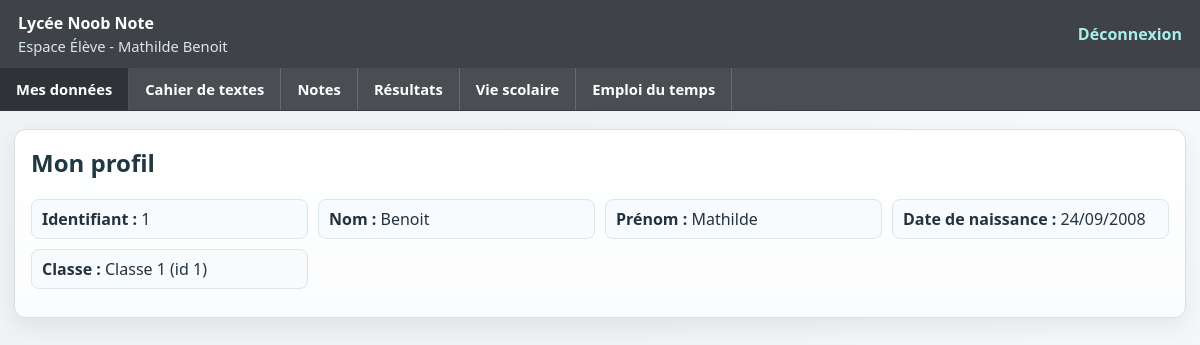
/eleve/mes-donnees (signed in), run on the app's committed database.
### tables this page shows
CREATE TABLE Eleves (
            id_eleve TEXT PRIMARY KEY,
            nom TEXT,
            prenom TEXT,
            date_naissance TEXT,
            mot_de_passe TEXT,
            id_classe INTEGER,
            FOREIGN KEY(id_classe) REFERENCES Classes(id_classe)
        );

CREATE TABLE Classes (id_classe INTEGER PRIMARY KEY, nom_classe TEXT);

### app.py (the view)
@app.route('/eleve/mes-donnees')
def eleve_mes_donnees():
    if not verifier_session_eleve():
        return redirect(url_for('login'))
    eleve = recuperer_eleve_connecte()
    infos = eleve.recuperer_infos_personnelles()
    return rendre_page_eleve('mes_donnees.html', 'mes_donnees', infos=infos)

### app.py (called while the page is built)
def verifier_session_eleve():
    if 'user' not in session:
        return False
    return session['user'].get('role') == 'ELEVE'

def recuperer_eleve_connecte():
    return Eleve(session['user']['id'], session['user']['nom'], session['user']['prenom'])

def rendre_page_eleve(template, onglet_actif, **contexte):
    return render_template(template, onglet_actif=onglet_actif, **contexte)

    def _executer(self, sql, params=(), fetch=False, commit=False):
        with sqlite3.connect(self.db_path) as conn:
            cur = conn.cursor()
            cur.execute(sql, params)
            if commit:
                conn.commit()
            return cur.fetchall() if fetch else None

    def recuperer_infos_personnelles(self):
        sql = '''SELECT Eleves.id_eleve, Eleves.nom, Eleves.prenom, Eleves.date_naissance,
                        Classes.id_classe, Classes.nom_classe
                 FROM Eleves JOIN Classes ON Eleves.id_classe = Classes.id_classe
                 WHERE Eleves.id_eleve = ?'''
        res = self._executer(sql, (self.id,), fetch=True)
        if not res:
            return None
        ligne = res[0]
        return {
            'id_eleve': ligne[0],
            'nom': ligne[1],
            'prenom': ligne[2],
            'date_naissance': ligne[3],
            'id_classe': ligne[4],
            'nom_classe': ligne[5]
        }

### templates/mes_donnees.html (shortened to what this page needs)
{% extends "base_eleve.html" %}
{% block contenu %}
<section class="card page-simple">
    <h2>Mon profil</h2>
    {% if infos %}
        <div class="infos-grid">
            <p><strong>Identifiant :</strong> {{ infos.id_eleve }}</p>
            <p><strong>Nom :</strong> {{ infos.nom }}</p>
            <p><strong>Prénom :</strong> {{ infos.prenom }}</p>
            <p><strong>Date de naissance :</strong> {{ infos.date_naissance }}</p>
            <p><strong>Classe :</strong> {{ infos.nom_classe }} (id {{ infos.id_classe }})</p>
        </div>
    {% else %}
        <p>Impossible de charger les données de l'élève.</p>
    {% endif %}
</section>
{% endblock %}

### templates/base_eleve.html (shortened to what this page needs)
<!DOCTYPE html>
<html lang="fr">
<head>
    <link rel="stylesheet" href="{{ url_for('static', filename='css/style.css') }}">
</head>
<body class="page-pronote">
    <header class="barre-haute">
        <div class="identite-etablissement">
            <strong>Lycée Noob Note</strong>
            <span>Espace Élève - {{ session.user.prenom }} {{ session.user.nom }}</span>
        </div>
        <a href="{{ url_for('logout') }}" class="btn-logout">Déconnexion</a>
    </header>
    <nav class="menu-principal">
        <a href="{{ url_for('eleve_mes_donnees') }}" class="onglet-menu {{ 'actif' if onglet_actif == 'mes_donnees' else '' }}">Mes données</a>
        <a href="{{ url_for('eleve_cahier_de_texte') }}" class="onglet-menu {{ 'actif' if onglet_actif == 'cahier_texte' else '' }}">Cahier de textes</a>
        <a href="{{ url_for('eleve_dashboard') }}" class="onglet-menu {{ 'actif' if onglet_actif == 'notes' else '' }}">Notes</a>
        <a href="{{ url_for('eleve_resultats') }}" class="onglet-menu {{ 'actif' if onglet_actif == 'resultats' else '' }}">Résultats</a>
        <a href="{{ url_for('eleve_vie_scolaire') }}" class="onglet-menu {{ 'actif' if onglet_actif == 'vie_scolaire' else '' }}">Vie scolaire</a>
        <a href="{{ url_for('eleve_emploi_du_temps') }}" class="onglet-menu {{ 'actif' if onglet_actif == 'emploi_du_temps' else '' }}">Emploi du temps</a>
    </nav>
    <main class="container-pronote contenu-ecran-eleve">
        {% block contenu %}{% endblock %}
    </main>
</body>
</html>

### static/css/style.css (style rules this page uses)
:root { --fond-page: #f0f2f4; --fond-carte: #ffffff; --bordure: #d9e0e5; --texte-principal: #24323d; --texte-secondaire: #5f6f7b; --barre-foncee: #3f4347; --accent-pronote: #0b8d83; --accent-pronote-clair: #d9f2ef; --accent-pronote-fonce: #086a63; --couleur-menthe: #0d9a90; --danger: #ba2d2d; --info: #2f78b7; }
* { box-sizing: border-box; }
body { margin: 0; font-family: 'Segoe UI', Tahoma, Geneva, Verdana, sans-serif; color: var(--texte-principal); background: radial-gradient(circle at top right, #f8fbfb 0%, var(--fond-page) 52%); }
.barre-haute, header { background: var(--barre-foncee); color: #fff; padding: 12px 18px; display: flex; align-items: center; justify-content: space-between; }
.identite-etablissement { display: flex; flex-direction: column; gap: 2px; }
.identite-etablissement span { color: #d9e6ef; font-size: 0.92rem; }
.menu-principal { display: flex; gap: 0; background: #4a4e53; border-bottom: 1px solid #35393d; }
.onglet-menu { color: white; text-decoration: none; padding: 11px 16px; border-right: 1px solid rgba(255, 255, 255, 0.16); font-weight: 600; font-size: 0.92rem; }
.onglet-menu:hover, .onglet-menu.actif { background: #2f3337; }
.btn-logout { color: #a7f0e9; text-decoration: none; font-weight: bold; }
.container, .container-pronote { max-width: 1240px; margin: 18px auto; padding: 0 14px; }
.card { background: linear-gradient(180deg, #ffffff 0%, #fbfcfd 100%); border: 1px solid var(--bordure); border-radius: 12px; padding: 16px; margin-bottom: 14px; box-shadow: 0 8px 20px rgba(43, 60, 75, 0.08); }
.page-simple h2 { margin-top: 0; color: #1f3842; }
.infos-grid { display: grid; grid-template-columns: repeat(auto-fit, minmax(240px, 1fr)); gap: 10px; margin-bottom: 12px; }
.infos-grid p { margin: 0; padding: 8px 10px; border: 1px solid #dce5ea; border-radius: 8px; background: #f8fbfd; }
.contenu-ecran-eleve { padding-bottom: 24px; }

### data on the page
Eleves: user.prenom "Mathilde", user.nom "Benoit", id_eleve "1", nom "Benoit", prenom "Mathilde", date_naissance "24/09/2008"
Classes: nom_classe "Classe 1", id_classe "1"
